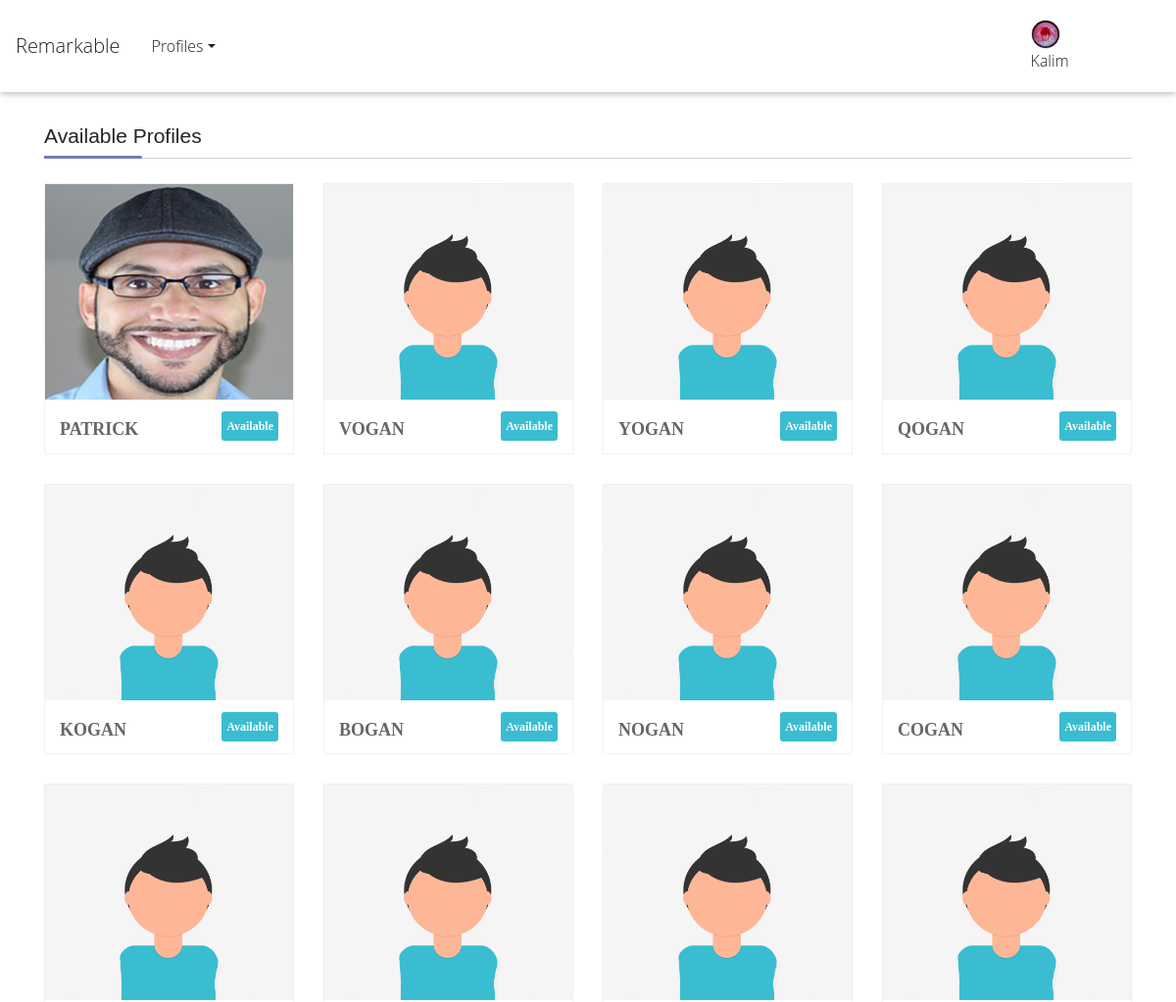
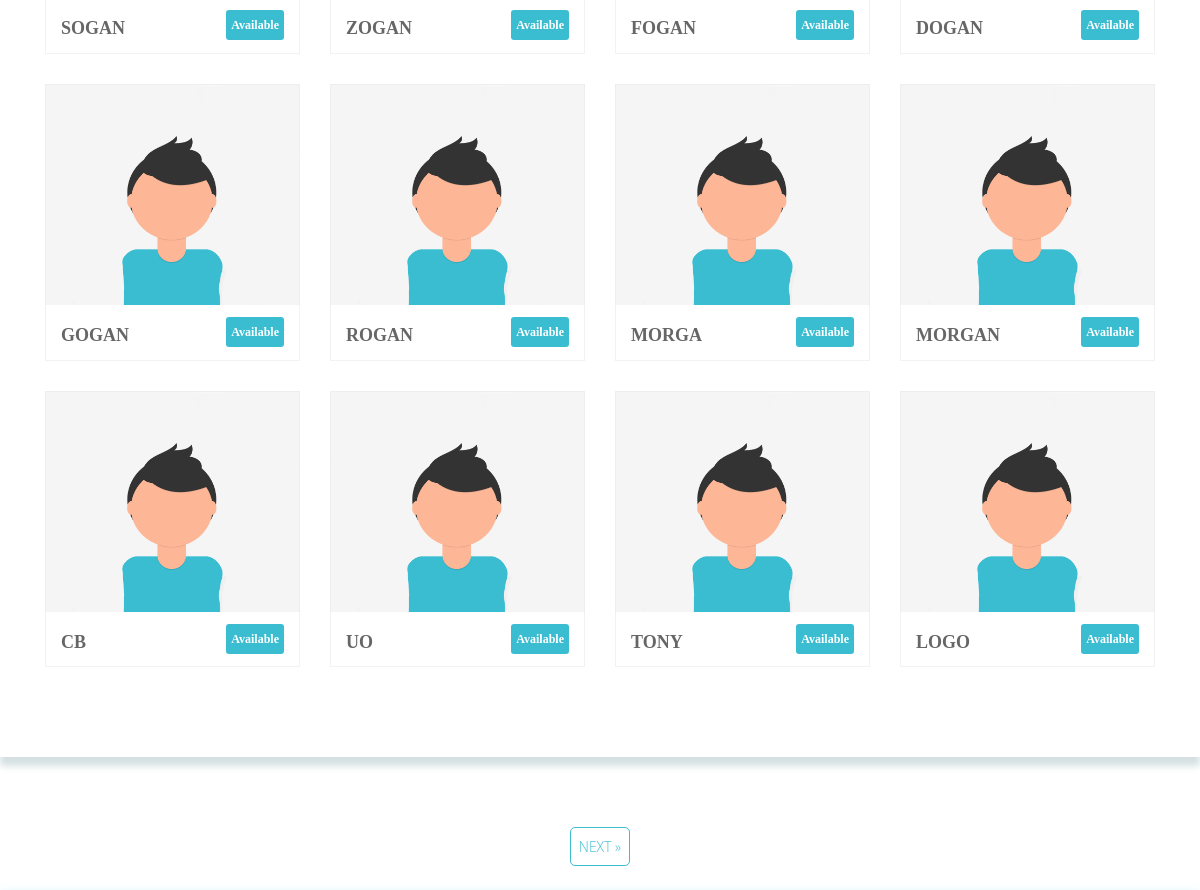
The app's page /available-profiles/ (signed in, upper part), older data (2 pictures, top to bottom).
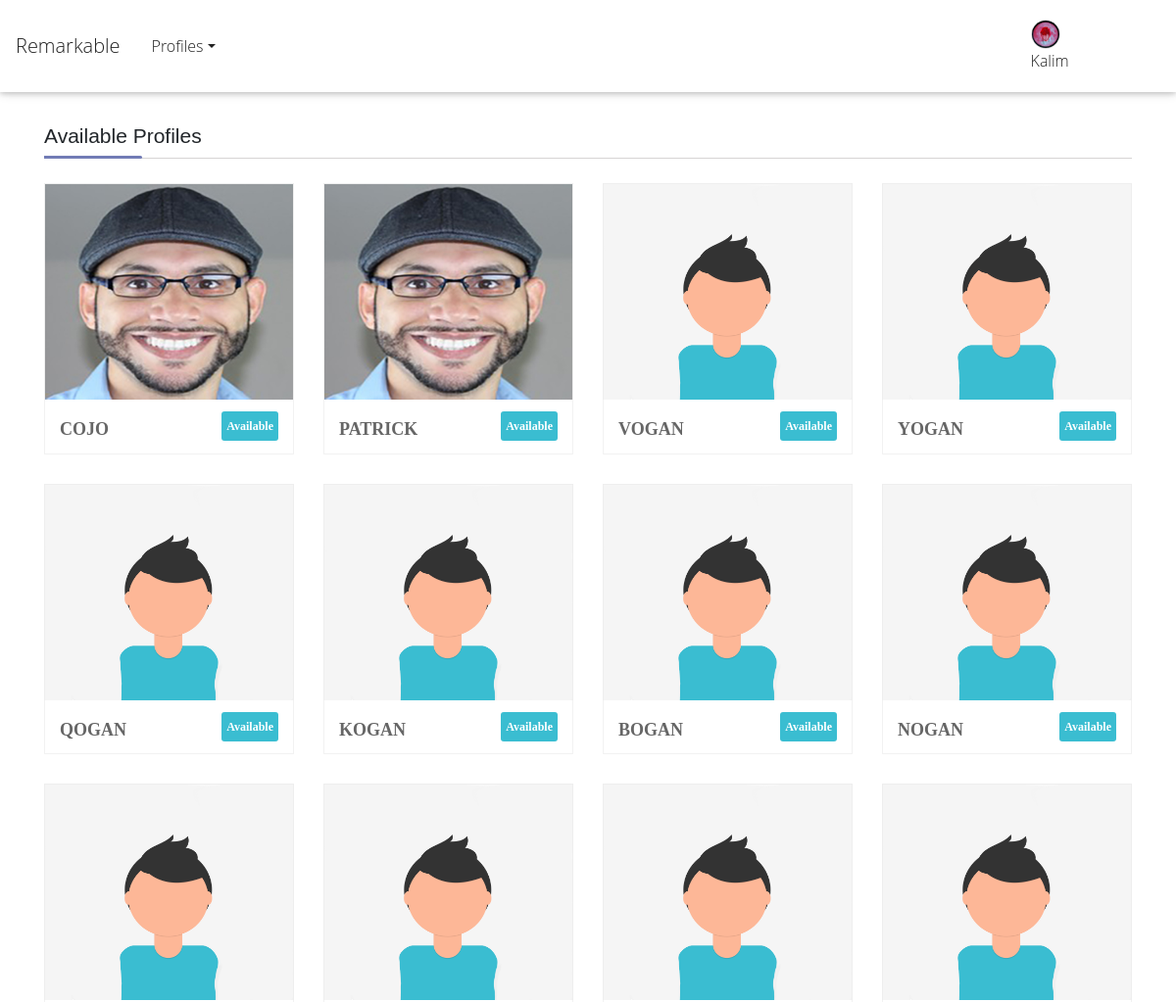
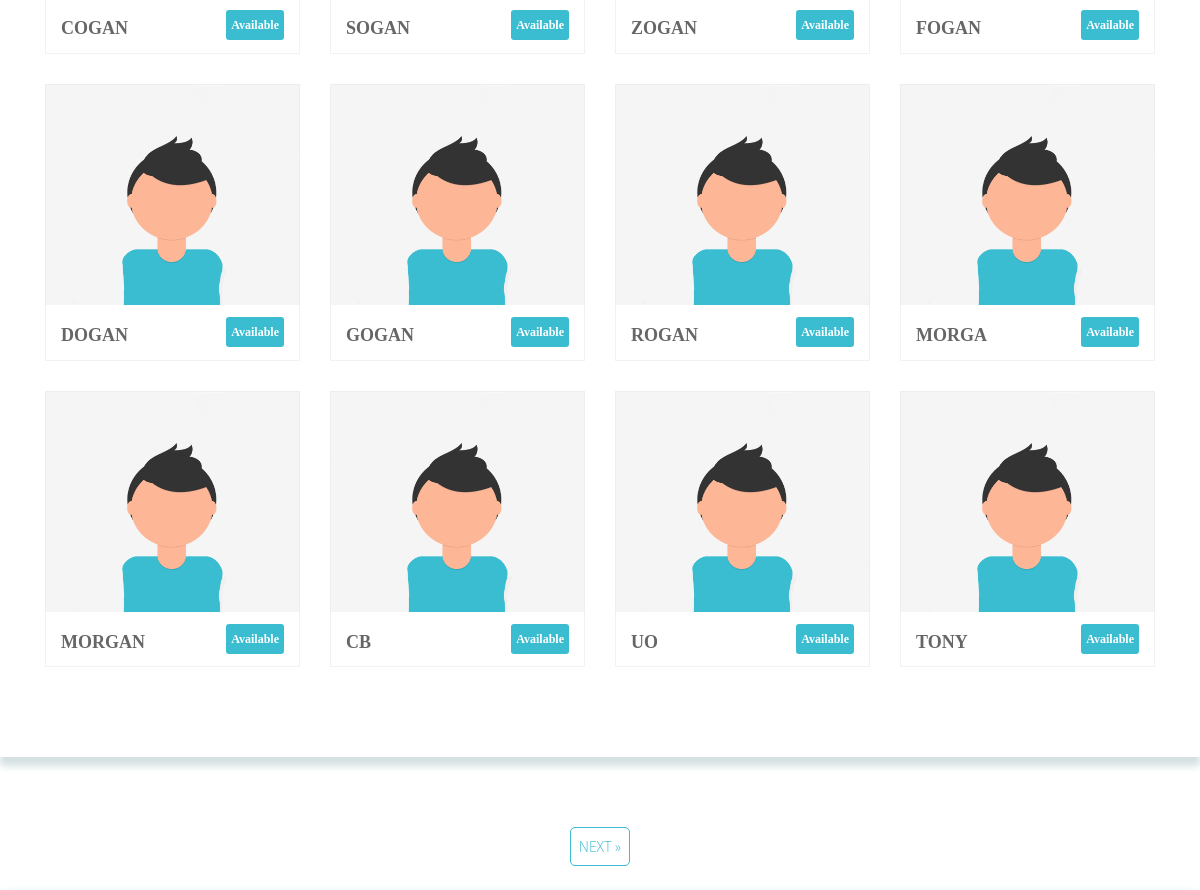
The same page, newer data (2 pictures, top to bottom).
### profiles/models.py (models this page shows, shortened)
class Profile(models.Model):
    first_name = models.CharField(max_length=200, blank=True)
    last_name = models.CharField(max_length=200, blank=True)
    user = models.OneToOneField(User, on_delete=models.CASCADE)
    bio = models.TextField(default="no bio...", max_length=300)
    email = models.EmailField(max_length=200, blank=False, null= True, unique=True)
    address= models.CharField(max_length=200, blank=False)
    image = models.ImageField(default=default_image, upload_to=upload_images_path)
    image2 =  models.ImageField(default=default_image2, upload_to=upload_images_path2)
    image3 =  models.ImageField(default=default_image3, upload_to=upload_images_path3)
    friends = models.ManyToManyField(User, blank=True, related_name='friends')
    slug = models.SlugField(unique=True, blank=True)
    updated = models.DateTimeField(auto_now=True)
    created = models.DateTimeField(auto_now_add=True)
    nationalid= models.CharField(max_length=16, blank=True)
    telephone= models.CharField(max_length=10,  blank=False, unique=True,null= True)
    age= models.CharField(max_length=2, blank=True)
    gender = models.CharField(max_length=12, default="Your gender", choices=GENDER_CHOICES)
    birth_date = models.DateField(null=True,blank=True)
    last_login = models.DateTimeField(verbose_name='last login', auto_now=True)
    objects = ProfileManager()
    class Meta:
        ordering = ('-created',)
    def get_absolute_url(self):
        return reverse("profiles:profile-detail-view", kwargs={"slug": self.slug})

### profiles/views.py (the view)
# urls.py: path('available-profiles/', AvailableProfileListView.as_view(), name='all-available-view'),
class AvailableProfileListView(LoginRequiredMixin, ListView):
    model = Profile
    template_name = 'profiles/available-profiles.html'
    paginate_by = 20
    def get_queryset(self):
        qs = Profile.objects.get_all_profiles(self.request.user).order_by('-created')
        return qs
    def get_context_data(self, **kwargs):
        context = super().get_context_data(**kwargs)
        user = User.objects.get(username=self.request.user)
        profile = Profile.objects.get(user=user)
        rel_r = Relationship.objects.all()
        rel_s = Relationship.objects.all()
        rel_receiver = []
        rel_sender = []
        for item in rel_r:
            rel_receiver.append(item.receiver.user)
        for item in rel_s:
            rel_sender.append(item.sender.user)
        context["rel_receiver"] = rel_receiver
        context["rel_sender"] = rel_sender
        context['is_empty'] = False
        if len(self.get_queryset()) == 0:
            context['is_empty'] = True
        return context

### profiles/models.py (called while the page is built)
    def get_all_profiles(self, me):
        profiles = Profile.objects.all().exclude(user=me)
        return profiles

### profiles/templates/profiles/available-profiles.html (shortened to what this page needs)
{% extends 'profiles/base.html' %}
{% load static %}
{% block content %}
 <section class="wrapper">
    <section class="team">
        <div class="container containermain">
            <div class="row  sub_content">
                <div class="col-lg-12 col-md-12 col-sm-12">
                    <div class="dividerHeading">
                        <h4><span>Available Profiles</span></h4>
                    </div>
                </div>
                {% for obj in object_list %}
                {% if obj.user not in rel_receiver and obj.user not in rel_sender %}
                <div class="col-lg-3 col-md-3 col-sm-6">
                    <div class="dreamz-team">
                        <div class="pic">
                            <img src="{{obj.image.url}}"alt='no image' style=" height:220px; width:100%;">
                        </div>
                        <div class="team_prof">
                            <h3 class="names">{{obj.user}}<small class="available">Available</small></h3>
                        </div>
                    </div>
                </div>
                {% endif %}
             {% endfor %}
            </div>
        </div>
    </section>
</section>
<center>
    {% if is_paginated %}
  <ul class="pagination justify-content-center">
    {% if page_obj.has_next %}
    <li><a href="?page={{ page_obj.next_page_number }}" class="pagebtn"> NEXT &raquo;</a></li>
    {% endif %}
  </ul>
{% endif %}
</center>
{% endblock content %}

Row changes from the older to the newer data that the page shows:
no longer on this page (row unchanged): Profile: image (picture), user "LOGO"
added Profile: image (picture), user "COJO"
